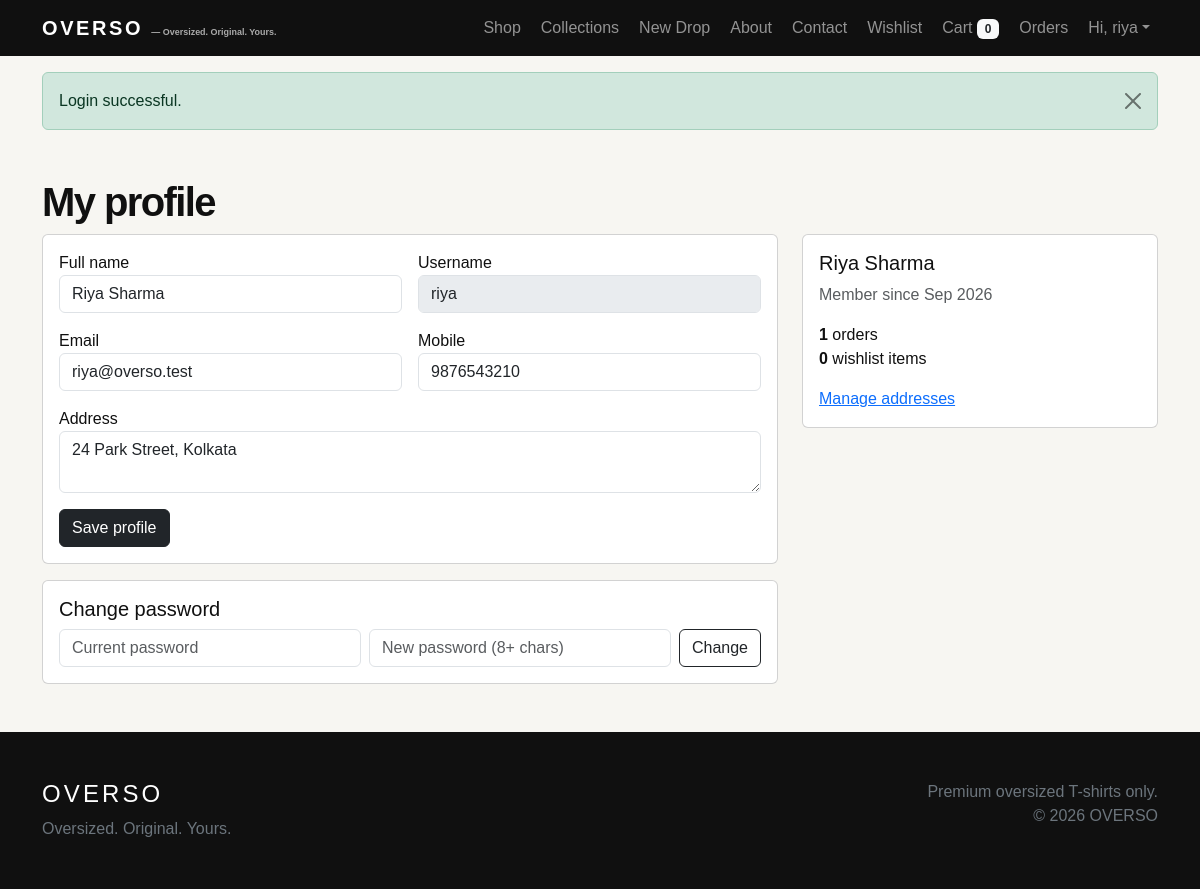
The app's page /profile.php (signed in) with its own data.
### tables this page shows
CREATE TABLE users (id INT AUTO_INCREMENT PRIMARY KEY, full_name VARCHAR(100) NOT NULL, username VARCHAR(50) NOT NULL UNIQUE, email VARCHAR(120) NOT NULL UNIQUE, mobile VARCHAR(15) NOT NULL UNIQUE, password VARCHAR(255) NOT NULL, address TEXT, profile_image VARCHAR(255) DEFAULT NULL, status ENUM('blocked','active') NOT NULL DEFAULT 'blocked', created_at TIMESTAMP DEFAULT CURRENT_TIMESTAMP, INDEX(status));

### includes/functions.php (called while the page is built, shortened)
<?php
function e($value): string { return htmlspecialchars((string)$value, ENT_QUOTES, 'UTF-8'); }
function base(string $path = ''): string {
    return preg_match('#^https?://#i', $path) ? $path : '/OVERSO/' . ltrim($path, '/');
}
function flash(string $key, ?string $message = null): ?string {
    $message = $_SESSION['flash'][$key] ?? null; unset($_SESSION['flash'][$key]); return $message;
}
function user(): ?array { return $_SESSION['user'] ?? null; }
function is_logged_in(): bool { return isset($_SESSION['user']); }
function cart_count(): int { return array_sum(array_column($_SESSION['cart'] ?? [], 'qty')); }

### profile.php (the view)
<?php require 'includes/functions.php';require_login();$pdo=db();$uid=user()['id'];if($_SERVER['REQUEST_METHOD']==='POST'){if(($_POST['action']??'')==='profile'){$pdo->prepare('UPDATE users SET full_name=?,email=?,mobile=?,address=? WHERE id=?')->execute([trim($_POST['full_name']),trim($_POST['email']),trim($_POST['mobile']),trim($_POST['address']),$uid]);$_SESSION['user']['email']=trim($_POST['email']);flash('success','Profile updated.');}if(($_POST['action']??'')==='password'){$q=$pdo->prepare('SELECT password FROM users WHERE id=?');$q->execute([$uid]);if(!password_verify($_POST['current']??'',$q->fetchColumn())||strlen($_POST['new']??'')<8)flash('danger','Use your correct current password and a new password of at least 8 characters.');else{$pdo->prepare('UPDATE users SET password=? WHERE id=?')->execute([password_hash($_POST['new'],PASSWORD_DEFAULT),$uid]);flash('success','Password changed.');}}go('profile.php');}$q=$pdo->prepare('SELECT * FROM users WHERE id=?');$q->execute([$uid]);$u=$q->fetch();$stats=[];foreach(['orders'=>'SELECT COUNT(*) FROM orders WHERE user_id=?','wishlist'=>'SELECT COUNT(*) FROM wishlist WHERE user_id=?'] as $key=>$sql){$q=$pdo->prepare($sql);$q->execute([$uid]);$stats[$key]=$q->fetchColumn();}$pageTitle='My Profile';require 'includes/header.php';require 'includes/navbar.php'; ?>
<main class="container my-5"><h1 class="section-title">My profile</h1><div class="row g-4"><div class="col-lg-8"><form method="post" class="card card-body"><input type="hidden" name="action" value="profile"><div class="row g-3"><div class="col-md-6"><label>Full name</label><input class="form-control" name="full_name" value="<?=e($u['full_name'])?>"></div><div class="col-md-6"><label>Username</label><input class="form-control" value="<?=e($u['username'])?>" disabled></div><div class="col-md-6"><label>Email</label><input class="form-control" name="email" type="email" value="<?=e($u['email'])?>"></div><div class="col-md-6"><label>Mobile</label><input class="form-control" name="mobile" value="<?=e($u['mobile'])?>"></div><div class="col-12"><label>Address</label><textarea class="form-control" name="address"><?=e($u['address'])?></textarea></div><div><button class="btn btn-dark">Save profile</button></div></div></form><form method="post" class="card card-body mt-3"><input type="hidden" name="action" value="password"><h5>Change password</h5><div class="row g-2"><div class="col-md"><input class="form-control" type="password" name="current" placeholder="Current password"></div><div class="col-md"><input class="form-control" type="password" name="new" placeholder="New password (8+ chars)"></div><div class="col-md-auto"><button class="btn btn-outline-dark">Change</button></div></div></form></div><div class="col-lg-4"><div class="card card-body"><h5><?=e($u['full_name'])?></h5><p class="text-muted">Member since <?=date('M Y',strtotime($u['created_at']))?></p><p><b><?=$stats['orders']?></b> orders<br><b><?=$stats['wishlist']?></b> wishlist items</p><a href="<?=base('addresses.php')?>">Manage addresses</a></div></div></div></main><?php require 'includes/footer.php'; ?>

### includes/navbar.php
<nav class="navbar navbar-expand-lg navbar-dark sticky-top site-nav"><div class="container"><a class="navbar-brand fw-bold tracking" href="<?=base()?>">OVERSO <small>— Oversized. Original. Yours.</small></a><button class="navbar-toggler" data-bs-toggle="collapse" data-bs-target="#nav"><span class="navbar-toggler-icon"></span></button><div class="collapse navbar-collapse" id="nav"><ul class="navbar-nav ms-auto align-items-lg-center gap-lg-1"><li><a class="nav-link" href="<?=base('products.php')?>">Shop</a></li><li><a class="nav-link" href="<?=base('categories.php')?>">Collections</a></li><li><a class="nav-link" href="<?=base('products.php?sort=newest')?>">New Drop</a></li><li><a class="nav-link" href="<?=base('about.php')?>">About</a></li><li><a class="nav-link" href="<?=base('contact.php')?>">Contact</a></li><?php if(is_logged_in()): ?><li><a class="nav-link" href="<?=base('wishlist.php')?>">Wishlist</a></li><li><a class="nav-link" href="<?=base('cart.php')?>">Cart <span class="badge text-bg-light text-dark"><?=cart_count()?></span></a></li><li><a class="nav-link" href="<?=base('orders.php')?>">Orders</a></li><li class="dropdown"><a class="nav-link dropdown-toggle" data-bs-toggle="dropdown">Hi, <?=e(user()['username'])?></a><ul class="dropdown-menu"><li><a class="dropdown-item" href="<?=base('profile.php')?>">Profile</a></li><li><a class="dropdown-item" href="<?=base('addresses.php')?>">Addresses</a></li><li><a class="dropdown-item" href="<?=base('logout.php')?>">Logout</a></li></ul></li><?php else: ?><li><a class="btn btn-light btn-sm ms-lg-2" href="<?=base('user-login.php')?>">Login / Register</a></li><?php endif ?></ul></div></div></nav>
<div class="container pt-3"><?php foreach(['success','danger','warning'] as $type) if($msg=flash($type)): ?><div class="alert alert-<?=$type?> alert-dismissible fade show"><?=e($msg)?><button class="btn-close" data-bs-dismiss="alert"></button></div><?php endif ?></div>

### assets/css/style.css (style rules this page uses)
:root { --ink:#101010;--paper:#f7f6f2;--lime:#d6ff39 }
body { background:var(--paper);color:var(--ink);font-family:Arial,sans-serif }
.site-nav,.footer,.admin-top,.admin-side { background:#101010 }
.tracking { letter-spacing:.13em }
.navbar-brand small { font-size:.56rem;letter-spacing:0;color:#aaa }
.section-title { font-weight:800;letter-spacing:-.04em }

### records on screen
users: username "riya", full_name "Riya Sharma", email "riya@overso.test", mobile "9876543210", address "24 Park Street, Kolkata", created_at "Sep 2026"

### other values on screen
cart_count() "0"
$msg "Login successful."
$stats['orders'] "1"
$stats['wishlist'] "0"
